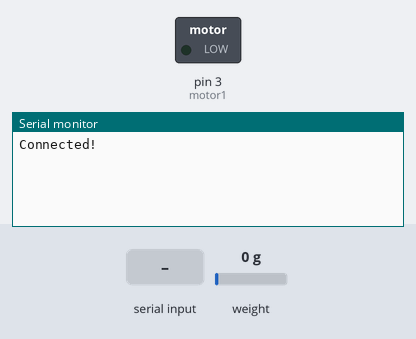
Bench run of a sketch on a simulated Arduino Uno, built with avr-gcc and run on an emulated ATmega328P. On the bench: switched loads named in the sketch (green lamp = pin HIGH), the last lines printed to the serial monitor. The inputs (shaded band) are chosen by the test bench; at power-on: weight on the scale 0 g.

Above: at 2.2 s.
2.3 s: "90,45,200\n" received over Serial
At 3.4 s:
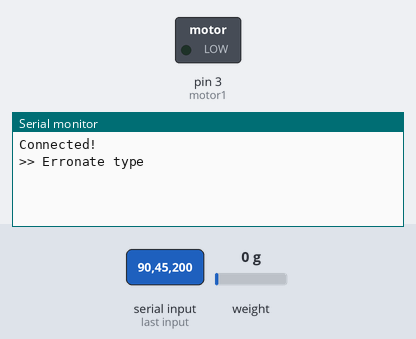
3.8 s: "1\n" received over Serial
At 4.8 s:
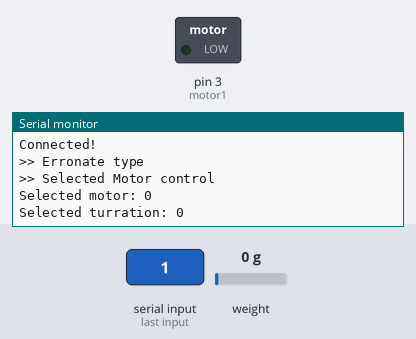
5.3 s: "2\n" received over Serial
At 6.7 s:
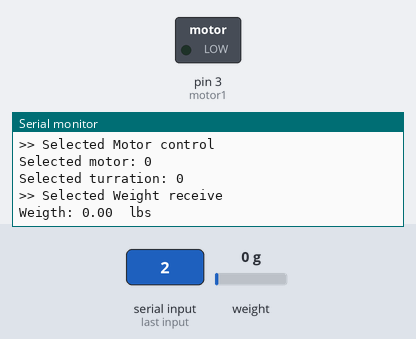

The sketch:

sim.ino
```cpp
#include "HX711.h"
#include <string.h>

#define calibration_factor -7050.0
#define DOUT  A0
#define CLK  A1
#define motor1 3
HX711 scale;

String msg="";

void setup() {
  Serial.begin(9600);
  Serial.println("Connected!");
  scale.begin(DOUT, CLK);
  scale.set_scale(calibration_factor); //This value is obtained by using the SparkFun_HX711_Calibration sketch
  scale.tare();
  pinMode(motor1, OUTPUT);
  analogWrite(motor1, 0);
}

void loop() {
 readSerial();
 decodeMessage();
}

void readSerial()
{
  msg="";
  char c;
  do{
    while(!Serial.available());
    c=Serial.read();
    msg+=c;
  }while(c!='\n');
}

void decodeMessage(){
  char* delim = "_";
  int type, motor, turration;
  char* command = strtok(msg.c_str(),delim);
  type = atoi(command);
  if(type == 1){
    Serial.println(">> Selected Motor control");
    command = strtok(NULL,delim);
    motor = atoi(command);
    command = strtok(NULL,delim);
    turration = atoi(command);
    _print("Selected motor: ",motor);
    _print("Selected turration: ",turration);
    if(turration < 0 || turration > 255 || motor < 0 || motor > 6)
      Serial.println("Invalid motor number or turration");
    else{
      motor_control(motor,turration);
    }
  }
  else
    if(type == 2){
      Serial.println(">> Selected Weight receive");
      _print("Weigth: ",scale.get_units()," lbs");
    }
    else
      Serial.println(">> Erronate type");
}
void motor_control(int motor, int turration){
  int pin;
  if(motor == 1)
    pin=3;
  analogWrite(pin, turration);
}
void _print(String comment, int value){
  Serial.print(comment);
  Serial.println(value);
}
void _print(String comment, float value, String units){
  Serial.print(comment);
  Serial.print(value);
  Serial.print(" ");
  Serial.println(units);
}
```

Measured:
- after the input at 2.3 s, the serial monitor: prints a new line at once (image 1)
- after the input at 3.8 s, the serial monitor: prints a new line at once (image 2)
- after the input at 5.3 s, the serial monitor: prints a new line at once (image 3)
